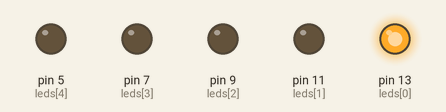
Bench run of a sketch on a simulated Arduino Uno, built with avr-gcc and run on an emulated ATmega328P. Shown: output pins drawn as LEDs (lit = HIGH).

Above: at 0.05 s.
At 0.65 s:
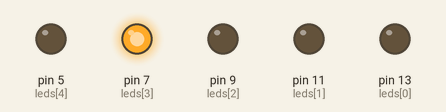
At 1.25 s:
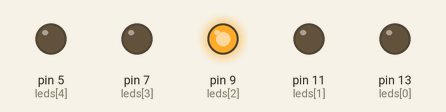
At 1.85 s:
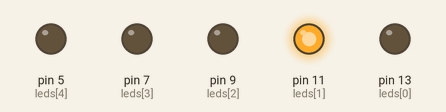
At 2.5 s:
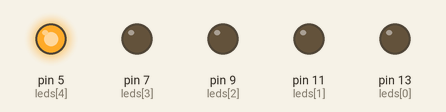
Timing chart, 0 to 3.0 s (numbered marks = the images above):
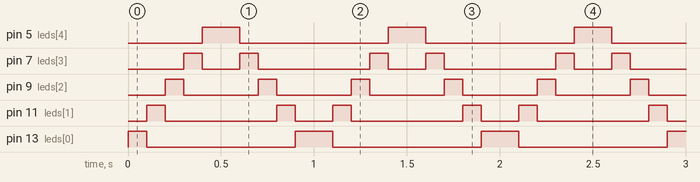

The sketch:

Lichter.ino
```cpp
// Lichterkette

//Lichter und Buttons werden zu den jeweiligen Pins definiert
// Da es mehrere Lichter sind wird ein Array verwendet
int button = 1;
int leds[] = {13, 11, 9, 7, 5};


// Die Lichter werden als Output definiert
void setup(){
  Serial.begin(9600);

  for(int led = 0; led < 5; led++){
     pinMode(leds[led],OUTPUT);
  }
}

//Der BUtton wird als Input definiert
//Wenn ein Buttonklick erkennt wurde beginnen die Lichter zu leuchten
//2 verschiedene For Schleifen um die 2 Lichterabfolgen zu initialisieren
void loop(){
  int s = digitalRead(button);
  if(s == 0){
    for(int led = 0; led < 5; led++){
      digitalWrite(leds[led], HIGH);
      delay(100);
      digitalWrite(leds[led], LOW);
    }

     for(int led = 4; led >= 0; led--){
      digitalWrite(leds[led], HIGH);
      delay(100);
      digitalWrite(leds[led], LOW);
    }
  }

  // Wenn kein Buttonklick erkannt wurde hören die lichter auf zu Leuchten
  else {
    for(int led = 0; led < 5; led++){
      digitalWrite(leds[led], LOW);
    }
  }

}
```

Measured:
- by itself, pin 5 (leds[4]): alternates HIGH for 0.20 s and LOW for 0.80 s
- by itself, pin 7 (leds[3]): repeats every 1.0 s: LOW 0.20 s, HIGH 0.10 s, LOW 0.60 s, HIGH 0.10 s
- by itself, pin 9 (leds[2]): alternates HIGH for 0.10 s and LOW for 0.40 s
- by itself, pin 11 (leds[1]): repeats every 1.0 s: LOW 0.60 s, HIGH 0.10 s, LOW 0.20 s, HIGH 0.10 s
- by itself, pin 13 (leds[0]): repeats every 1.0 s: LOW 0.80 s, HIGH 0.20 s
